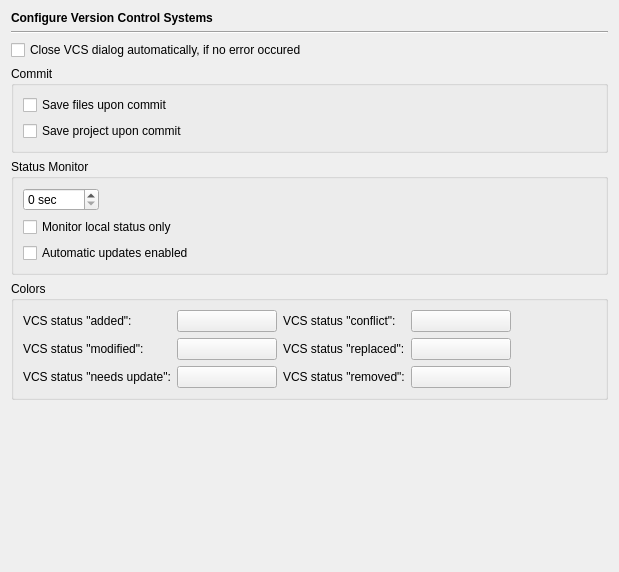
<?xml version="1.0" encoding="UTF-8"?>
<ui version="4.0">
 <class>VcsPage</class>
 <widget class="QWidget" name="VcsPage">
  <property name="geometry">
   <rect>
    <x>0</x>
    <y>0</y>
    <width>619</width>
    <height>572</height>
   </rect>
  </property>
  <layout class="QVBoxLayout" name="verticalLayout">
   <item>
    <widget class="QLabel" name="headerLabel">
     <property name="text">
      <string>&lt;b&gt;Configure Version Control Systems&lt;/b&gt;</string>
     </property>
    </widget>
   </item>
   <item>
    <widget class="Line" name="line9_3_2_2">
     <property name="frameShape">
      <enum>QFrame::HLine</enum>
     </property>
     <property name="frameShadow">
      <enum>QFrame::Sunken</enum>
     </property>
     <property name="orientation">
      <enum>Qt::Horizontal</enum>
     </property>
    </widget>
   </item>
   <item>
    <widget class="QCheckBox" name="vcsAutoCloseCheckBox">
     <property name="text">
      <string>Close VCS dialog automatically, if no error occured</string>
     </property>
    </widget>
   </item>
   <item>
    <widget class="QGroupBox" name="groupBox">
     <property name="title">
      <string>Commit</string>
     </property>
     <layout class="QVBoxLayout">
      <item>
       <widget class="QCheckBox" name="vcsAutoSaveCheckBox">
        <property name="toolTip">
         <string>Select, if files should be saved before a commit</string>
        </property>
        <property name="text">
         <string>Save files upon commit</string>
        </property>
       </widget>
      </item>
      <item>
       <widget class="QCheckBox" name="vcsAutoSaveProjectCheckBox">
        <property name="toolTip">
         <string>Select, if project should be saved before a commit</string>
        </property>
        <property name="text">
         <string>Save project upon commit</string>
        </property>
       </widget>
      </item>
     </layout>
    </widget>
   </item>
   <item>
    <widget class="QGroupBox" name="groupBox_2">
     <property name="title">
      <string>Status Monitor</string>
     </property>
     <layout class="QGridLayout" name="gridLayout_2">
      <item row="0" column="0">
       <widget class="QSpinBox" name="vcsStatusMonitorIntervalSpinBox">
        <property name="toolTip">
         <string>Select the interval in seconds for VCS status updates (0 to disable)</string>
        </property>
        <property name="suffix">
         <string> sec</string>
        </property>
        <property name="maximum">
         <number>3600</number>
        </property>
       </widget>
      </item>
      <item row="0" column="1">
       <spacer>
        <property name="orientation">
         <enum>Qt::Horizontal</enum>
        </property>
        <property name="sizeHint" stdset="0">
         <size>
          <width>40</width>
          <height>20</height>
         </size>
        </property>
       </spacer>
      </item>
      <item row="1" column="0" colspan="2">
       <widget class="QCheckBox" name="vcsMonitorLocalStatusCheckBox">
        <property name="toolTip">
         <string>Select to monitor local status only (if supported by VCS)</string>
        </property>
        <property name="text">
         <string>Monitor local status only</string>
        </property>
       </widget>
      </item>
      <item row="2" column="0" colspan="2">
       <widget class="QCheckBox" name="autoUpdateCheckBox">
        <property name="toolTip">
         <string>Select to enable automatic updates</string>
        </property>
        <property name="text">
         <string>Automatic updates enabled</string>
        </property>
       </widget>
      </item>
     </layout>
    </widget>
   </item>
   <item>
    <widget class="QGroupBox" name="groupBox_3">
     <property name="title">
      <string>Colors</string>
     </property>
     <layout class="QGridLayout" name="gridLayout">
      <item row="0" column="0">
       <widget class="QLabel" name="label_4">
        <property name="text">
         <string>VCS status &quot;added&quot;:</string>
        </property>
       </widget>
      </item>
      <item row="0" column="1">
       <widget class="QPushButton" name="pbVcsAddedButton">
        <property name="minimumSize">
         <size>
          <width>100</width>
          <height>0</height>
         </size>
        </property>
        <property name="toolTip">
         <string>Select the background color for entries with VCS status &quot;added&quot;.</string>
        </property>
        <property name="text">
         <string/>
        </property>
       </widget>
      </item>
      <item row="0" column="2">
       <widget class="QLabel" name="label_5">
        <property name="text">
         <string>VCS status &quot;conflict&quot;:</string>
        </property>
       </widget>
      </item>
      <item row="0" column="3">
       <widget class="QPushButton" name="pbVcsConflictButton">
        <property name="minimumSize">
         <size>
          <width>100</width>
          <height>0</height>
         </size>
        </property>
        <property name="toolTip">
         <string>Select the background color for entries with VCS status &quot;conflict&quot;.</string>
        </property>
        <property name="text">
         <string/>
        </property>
       </widget>
      </item>
      <item row="0" column="4">
       <spacer>
        <property name="orientation">
         <enum>Qt::Horizontal</enum>
        </property>
        <property name="sizeHint" stdset="0">
         <size>
          <width>40</width>
          <height>20</height>
         </size>
        </property>
       </spacer>
      </item>
      <item row="1" column="0">
       <widget class="QLabel" name="label_2">
        <property name="text">
         <string>VCS status &quot;modified&quot;:</string>
        </property>
       </widget>
      </item>
      <item row="1" column="1">
       <widget class="QPushButton" name="pbVcsModifiedButton">
        <property name="minimumSize">
         <size>
          <width>100</width>
          <height>0</height>
         </size>
        </property>
        <property name="toolTip">
         <string>Select the background color for entries with VCS status &quot;modified&quot;.</string>
        </property>
        <property name="text">
         <string/>
        </property>
       </widget>
      </item>
      <item row="1" column="2">
       <widget class="QLabel" name="label_6">
        <property name="text">
         <string>VCS status &quot;replaced&quot;:</string>
        </property>
       </widget>
      </item>
      <item row="1" column="3">
       <widget class="QPushButton" name="pbVcsReplacedButton">
        <property name="minimumSize">
         <size>
          <width>100</width>
          <height>0</height>
         </size>
        </property>
        <property name="toolTip">
         <string>Select the background color for entries with VCS status &quot;replaced&quot;.</string>
        </property>
        <property name="text">
         <string/>
        </property>
       </widget>
      </item>
      <item row="2" column="0">
       <widget class="QLabel" name="label_3">
        <property name="text">
         <string>VCS status &quot;needs update&quot;:</string>
        </property>
       </widget>
      </item>
      <item row="2" column="1">
       <widget class="QPushButton" name="pbVcsUpdateButton">
        <property name="minimumSize">
         <size>
          <width>100</width>
          <height>0</height>
         </size>
        </property>
        <property name="toolTip">
         <string>Select the background color for entries with VCS status &quot;needs update&quot;.</string>
        </property>
        <property name="text">
         <string/>
        </property>
       </widget>
      </item>
      <item row="2" column="2">
       <widget class="QLabel" name="label_7">
        <property name="text">
         <string>VCS status &quot;removed&quot;:</string>
        </property>
       </widget>
      </item>
      <item row="2" column="3">
       <widget class="QPushButton" name="pbVcsRemovedButton">
        <property name="minimumSize">
         <size>
          <width>100</width>
          <height>0</height>
         </size>
        </property>
        <property name="toolTip">
         <string>Select the background color for entries with VCS status &quot;removed&quot;.</string>
        </property>
        <property name="text">
         <string/>
        </property>
       </widget>
      </item>
     </layout>
    </widget>
   </item>
   <item>
    <spacer>
     <property name="orientation">
      <enum>Qt::Vertical</enum>
     </property>
     <property name="sizeHint" stdset="0">
      <size>
       <width>512</width>
       <height>81</height>
      </size>
     </property>
    </spacer>
   </item>
  </layout>
 </widget>
 <tabstops>
  <tabstop>vcsAutoCloseCheckBox</tabstop>
  <tabstop>vcsAutoSaveCheckBox</tabstop>
  <tabstop>vcsAutoSaveProjectCheckBox</tabstop>
  <tabstop>vcsStatusMonitorIntervalSpinBox</tabstop>
  <tabstop>vcsMonitorLocalStatusCheckBox</tabstop>
  <tabstop>autoUpdateCheckBox</tabstop>
  <tabstop>pbVcsAddedButton</tabstop>
  <tabstop>pbVcsModifiedButton</tabstop>
  <tabstop>pbVcsUpdateButton</tabstop>
  <tabstop>pbVcsConflictButton</tabstop>
  <tabstop>pbVcsReplacedButton</tabstop>
 </tabstops>
 <resources/>
 <connections/>
</ui>
